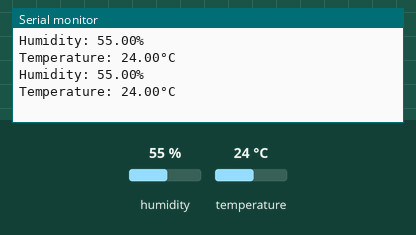
Bench run of a sketch on a simulated Arduino Uno, built with avr-gcc and run on an emulated ATmega328P. Parts: the last lines printed to the serial monitor. The test bench sets the inputs (shaded band); at power-on: humidity 55 %, temperature 24 °C.

Above: at 4.8 s.
4.9 s: humidity set to 22 %
At 7.3 s:
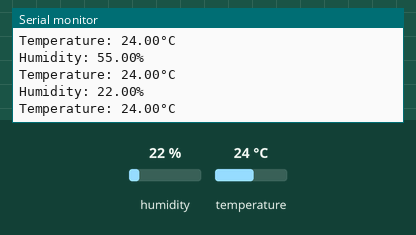
7.9 s: temperature set to 12 °C
At 9.0 s:
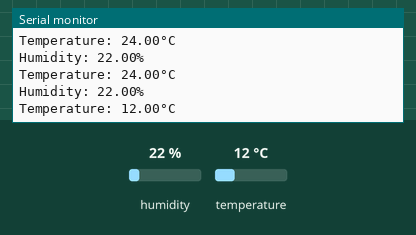
10.9 s: humidity set to 40 %
At 12.5 s:
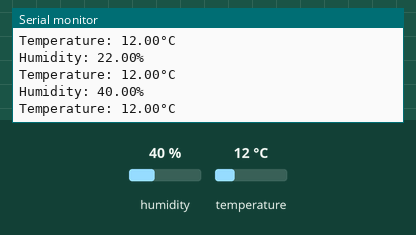
Timing chart, 0 to 14.0 s (numbered marks = the images above; inputs shaded):
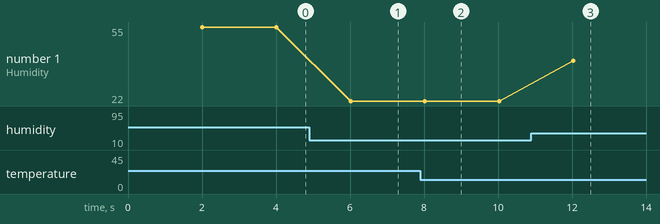

Measured:
- after the input at 4.9 s, the serial monitor: prints a new line after 1.1 s (image 1)
- after the input at 7.9 s, the serial monitor: prints a new line after 0.14 s (image 2)
- after the input at 10.9 s, the serial monitor: prints a new line after 1.1 s (image 3)
- plotted number 1: 55 → 22 after the input at 4.9 s, 22 → 40 after the input at 10.9 s

The sketch:

temperat_humid_02.ino
```cpp
#include <Adafruit_Sensor.h>
#include <DHT.h>
#include <DHT_U.h>

#define DHTPIN 8     // Digital pin connected to the DHT sensor
#define DHTTYPE    DHT11     // DHT 11

DHT_Unified dht(DHTPIN, DHTTYPE);
uint32_t delayMS=2000;
float t;
float h;

void setup() {
  Serial.begin(9600);
  // Initialize device.
  dht.begin();
  // sensor_t sensor;
  // dht.temperature().getSensor(&sensor);
  // dht.humidity().getSensor(&sensor);
}

float  get_temp() {
  sensors_event_t event;
  dht.temperature().getEvent(&event);
  if (isnan(event.temperature)) {
    return 999;
    Serial.println(F("Error reading temperature!"));
  }
  else {
    return event.temperature;
  }
}
float  get_hum() {
  // Get humidity event and print its value.
  sensors_event_t event;
  dht.humidity().getEvent(&event);
  if (isnan(event.relative_humidity)) {
    return 999;
    Serial.println(F("Error reading humidity!"));
  }
  else {
    return event.relative_humidity;
  }
}

void print_output (float  te, float  hu) {
    Serial.println();
    Serial.print(F("Humidity: "));
    Serial.print(hu);
    Serial.println(F("%"));
    Serial.print(F("Temperature: "));
    Serial.print(te);
    Serial.println(F("°C"));

}
void loop() {
  // Delay between measurements.
  delay(delayMS);
  // Get temperature event and print its value.
  t=get_temp();
  h=get_hum();
  print_output(t,h);

}
```
